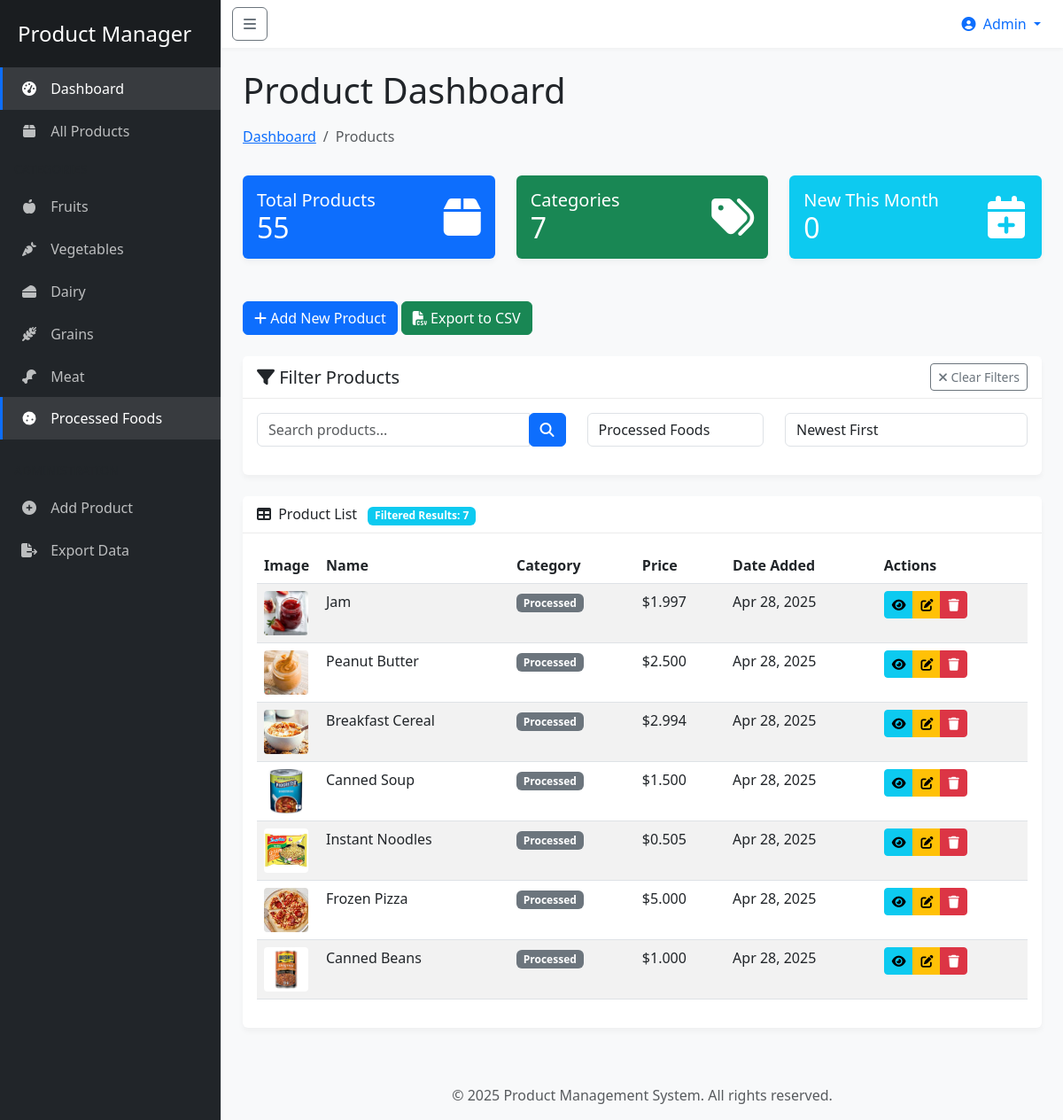
The page /?category=Processed on the database its author committed.
### products/models.py (models this page shows, shortened)
class Product(models.Model):
    CATEGORY_CHOICES = [
        ('Fruits', 'Fruits'),
        ('Vegetables', 'Vegetables'),
        ('Dairy', 'Dairy'),
        ('Grains', 'Grains'),
        ('Meat', 'Meat'),
        ('Processed', 'Processed Foods'),
        ('Other', 'Other'),
    ]
    name = models.CharField(max_length=100)
    category = models.CharField(max_length=100, choices=CATEGORY_CHOICES)
    description = models.TextField()
    price = models.DecimalField(
        max_digits=10,
        decimal_places=3,
        validators=[MinValueValidator(0.001)]
    )
    image = models.ImageField(upload_to='product_images/', blank=True, null=True)
    created_at = models.DateTimeField(default=timezone.now)
    updated_at = models.DateTimeField(auto_now=True)
    class Meta:
        ordering = ['-created_at']
        verbose_name = 'Product'
        verbose_name_plural = 'Products'

### products/views.py (the view)
# urls.py: path('', views.product_list, name='product_list'),
def product_list(request):
    search_query = request.GET.get('search', '')
    category_filter = request.GET.get('category', '')
    sort_by = request.GET.get('sort', '-created_at')  # Default: newest first
    products = Product.objects.all()
    if search_query:
        products = products.filter(
            Q(name__icontains=search_query) |
            Q(description__icontains=search_query) |
            Q(category__icontains=search_query)  # Added search by category
        )
    if category_filter and category_filter != 'All Categories':
        products = products.filter(category=category_filter)
    if sort_by == 'price_asc':
        products = products.order_by('price')
    elif sort_by == 'price_desc':
        products = products.order_by('-price')
    elif sort_by == 'name':
        products = products.order_by('name')
    else:  # Default to newest
        products = products.order_by('-created_at')
    page = request.GET.get('page', 1)
    paginator = Paginator(products, 10)  # Show 10 products per page
    try:
        products = paginator.page(page)
    except PageNotAnInteger:
        products = paginator.page(1)
    except EmptyPage:
        products = paginator.page(paginator.num_pages)
    categories = Product.CATEGORY_CHOICES
    total_products = Product.objects.count()
    total_categories = len(categories)  # Use the length of CATEGORY_CHOICES
    now = timezone.now()
    month_start = datetime.datetime(now.year, now.month, 1, tzinfo=now.tzinfo)
    new_this_month = Product.objects.filter(created_at__gte=month_start).count()
    context = {
        'products': products,
        'categories': categories,
        'search_query': search_query,
        'category_filter': category_filter,
        'sort_by': sort_by,
        'total_products': total_products,
        'total_categories': total_categories,
        'new_this_month': new_this_month,
    }
    return render(request, 'products/product_list.html', context)

### products/templates/products/product_list.html (shortened to what this page needs)
{% extends 'products/base.html' %}
{% load static %}
{% block content %}
    <div class="container-fluid px-4">
        <h1 class="mt-4">Product Dashboard</h1>
        <ol class="breadcrumb mb-4">
            <li class="breadcrumb-item"><a href="{% url 'product_list' %}">Dashboard</a></li>
            <li class="breadcrumb-item active">Products</li>
        </ol>
        <div class="row mb-4">
            <div class="col-xl-4 col-md-6">
                <div class="card bg-primary text-white mb-4">
                    <div class="card-body">
                        <div class="d-flex justify-content-between align-items-center">
                            <div>
                                <h5 class="mb-0">Total Products</h5>
                                <h2 class="mb-0">{{ total_products }}</h2>
                            </div>
                            <i class="fas fa-box fa-3x"></i>
                        </div>
                    </div>
                </div>
            </div>
            <div class="col-xl-4 col-md-6">
                <div class="card bg-success text-white mb-4">
                    <div class="card-body">
                        <div class="d-flex justify-content-between align-items-center">
                            <div>
                                <h5 class="mb-0">Categories</h5>
                                <h2 class="mb-0">{{ total_categories }}</h2>
                            </div>
                            <i class="fas fa-tags fa-3x"></i>
                        </div>
                    </div>
                </div>
            </div>
            <div class="col-xl-4 col-md-12">
                <div class="card bg-info text-white mb-4">
                    <div class="card-body">
                        <div class="d-flex justify-content-between align-items-center">
                            <div>
                                <h5 class="mb-0">New This Month</h5>
                                <h2 class="mb-0">{{ new_this_month }}</h2>
                            </div>
                            <i class="fas fa-calendar-plus fa-3x"></i>
                        </div>
                    </div>
                </div>
            </div>
        </div>
        <div class="mb-4">
            <a href="{% url 'product_add' %}" class="btn btn-primary">
                <i class="fas fa-plus"></i> Add New Product
            </a>
            <a href="{% url 'export_products_csv' %}?search={{ search_query }}&category={{ category_filter }}" class="btn btn-success">
                <i class="fas fa-file-csv"></i> Export to CSV
            </a>
        </div>
        <div class="card mb-4">
            <div class="card-header d-flex justify-content-between align-items-center">
                <h5 class="mb-0"><i class="fas fa-filter"></i> Filter Products</h5>
                {% if search_query or category_filter != 'All Categories' %}
                    <a href="{% url 'product_list' %}" class="btn btn-sm btn-outline-secondary">
                        <i class="fas fa-times"></i> Clear Filters
                    </a>
                {% endif %}
            </div>
            <div class="card-body">
                <form method="get" id="filter-form" class="row">
                    <div class="col-md-5 mb-3">
                        <div class="input-group">
                            <input type="text" name="search" class="form-control" placeholder="Search products..."
                                   value="{{ search_query }}">
                            <div class="input-group-append">
                                <button class="btn btn-primary" type="submit">
                                    <i class="fas fa-search"></i>
                                </button>
                            </div>
                        </div>
                    </div>
                    <div class="col-md-3 mb-3">
                        <select name="category" class="form-control" onchange="this.form.submit()">
                            {% for category_value, category_display in categories %}
                                <option value="{{ category_value }}" {% if category_filter == category_value %}selected{% endif %}>
                                    {{ category_display }}
                                </option>
                            {% endfor %}
                        </select>
                    </div>
                    <div class="col-md-4 mb-3">
                        <select name="sort" class="form-control" onchange="this.form.submit()">
                            <option value="-created_at" {% if sort_by == '-created_at' %}selected{% endif %}>Newest First</option>
                        </select>
                    </div>
                </form>
            </div>
        </div>
        <div class="card mb-4">
            <div class="card-header">
                <i class="fas fa-table me-1"></i>
                Product List
                {% if search_query or category_filter != 'All Categories' %}
                    <span class="badge bg-info ms-2">Filtered Results: {{ products.paginator.count }}</span>
                {% endif %}
            </div>
            <div class="card-body">
                {% if products %}
                    <div class="table-responsive">
                        <table class="table table-striped table-hover">
                            <thead>
                            <tr>
                                <th>Image</th>
                                <th>Name</th>
                                <th>Category</th>
                                <th>Price</th>
                                <th>Date Added</th>
                                <th>Actions</th>
                            </tr>
                            </thead>
                            <tbody>
                            {% for product in products %}
                                <tr>
                                    <td class="product-img-cell">
                                        {% if product.image %}
                                            <img src="{{ product.image.url }}" alt="{{ product.name }}" class="product-thumbnail">
                                        {% else %}
                                            <div class="no-image">
                                                <i class="fas fa-image"></i>
                                            </div>
                                        {% endif %}
                                    </td>
                                    <td>{{ product.name }}</td>
                                    <td>
                                        <span class="badge bg-secondary">{{ product.category }}</span>
                                    </td>
                                    <td>${{ product.price }}</td>
                                    <td>{{ product.created_at|date:"M d, Y" }}</td>
                                    <td>
                                        <div class="btn-group">
                                            <a href="{% url 'product_view' product.id %}" class="btn btn-sm btn-info">
                                                <i class="fas fa-eye"></i>
                                            </a>
                                            <a href="{% url 'product_edit' product.id %}" class="btn btn-sm btn-warning">
                                                <i class="fas fa-edit"></i>
                                            </a>
                                            <a href="{% url 'product_delete' product.id %}" class="btn btn-sm btn-danger">
                                                <i class="fas fa-trash"></i>
                                            </a>
                                        </div>
                                    </td>
                                </tr>
                            {% endfor %}
                            </tbody>
                        </table>
                    </div>
                {% else %}
                    <div class="alert alert-info">
                        <i class="fas fa-info-circle"></i> No products found. Try clearing filters or adding new products.
                    </div>
                {% endif %}
            </div>
        </div>
    </div>
{% endblock %}

### products/templates/products/base.html (style rules this page uses)
:root { --sidebar-width: 250px; }
body { font-family: 'Segoe UI', Tahoma, Geneva, Verdana, sans-serif; overflow-x: hidden; background-color: #f8f9fa; }
.breadcrumb { background-color: transparent; padding: 0.5rem 0; }
.card { box-shadow: 0 4px 6px rgba(0, 0, 0, 0.04); border: none; margin-bottom: 1.5rem; }
.card-header { background-color: #fff; border-bottom: 1px solid rgba(0, 0, 0, 0.08); font-weight: 500; }

### products/templates/products/product_list.html (style rules this page uses)
.product-thumbnail { width: 50px; height: 50px; object-fit: cover; border-radius: 4px; }
.product-img-cell { width: 70px; }

### rows shown on the page
Product: image (picture), name "Jam", category "Processed", price "1.997", created_at "Apr 28, 2025"
Product: image (picture), name "Peanut Butter", category "Processed", price "2.500", created_at "Apr 28, 2025"
Product: image (picture), name "Breakfast Cereal", category "Processed", price "2.994", created_at "Apr 28, 2025"
Product: image (picture), name "Canned Soup", category "Processed", price "1.500", created_at "Apr 28, 2025"
Product: image (picture), name "Instant Noodles", category "Processed", price "0.505", created_at "Apr 28, 2025"
Product: image (picture), name "Frozen Pizza", category "Processed", price "5.000", created_at "Apr 28, 2025"
Product: image (picture), name "Canned Beans", category "Processed", price "1.000", created_at "Apr 28, 2025"

### other values the page prints
{{ total_products }} "55"
{{ total_categories }} "7"
{{ new_this_month }} "0"
{{ products.paginator.count }} "7"
form field category "Processed Foods"
